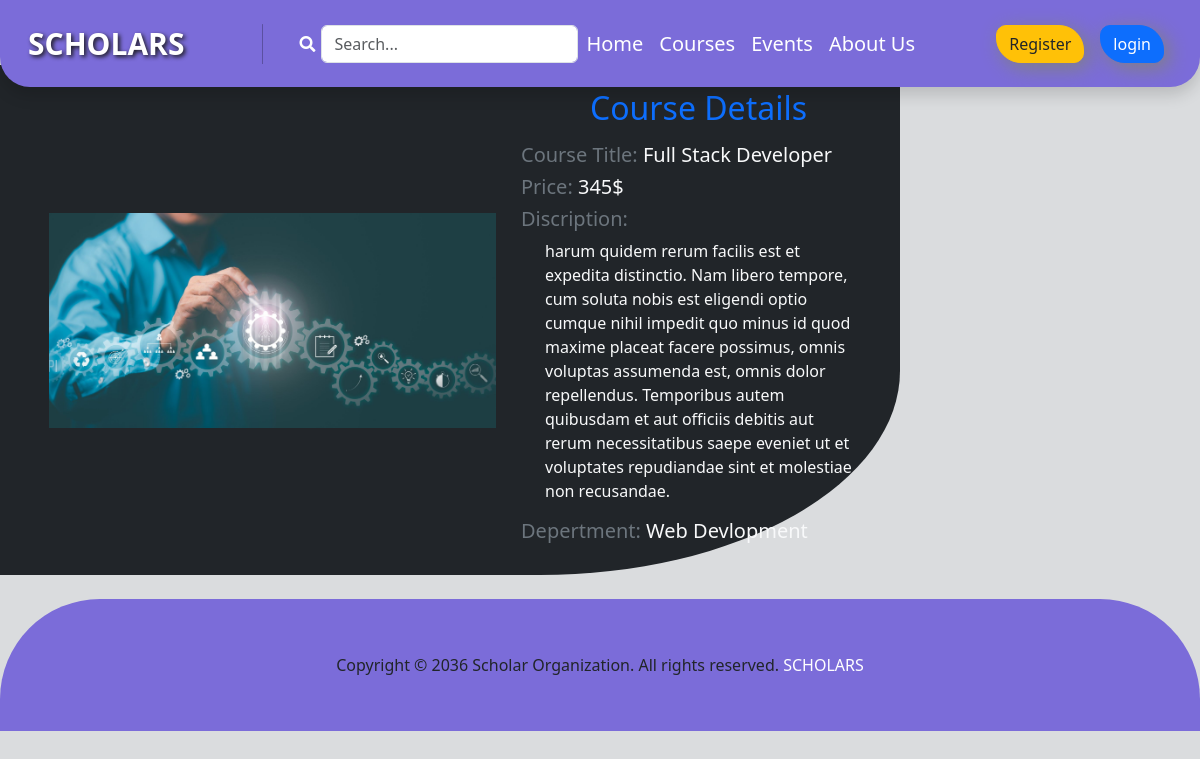
The app's page /course/details/6/, older data.
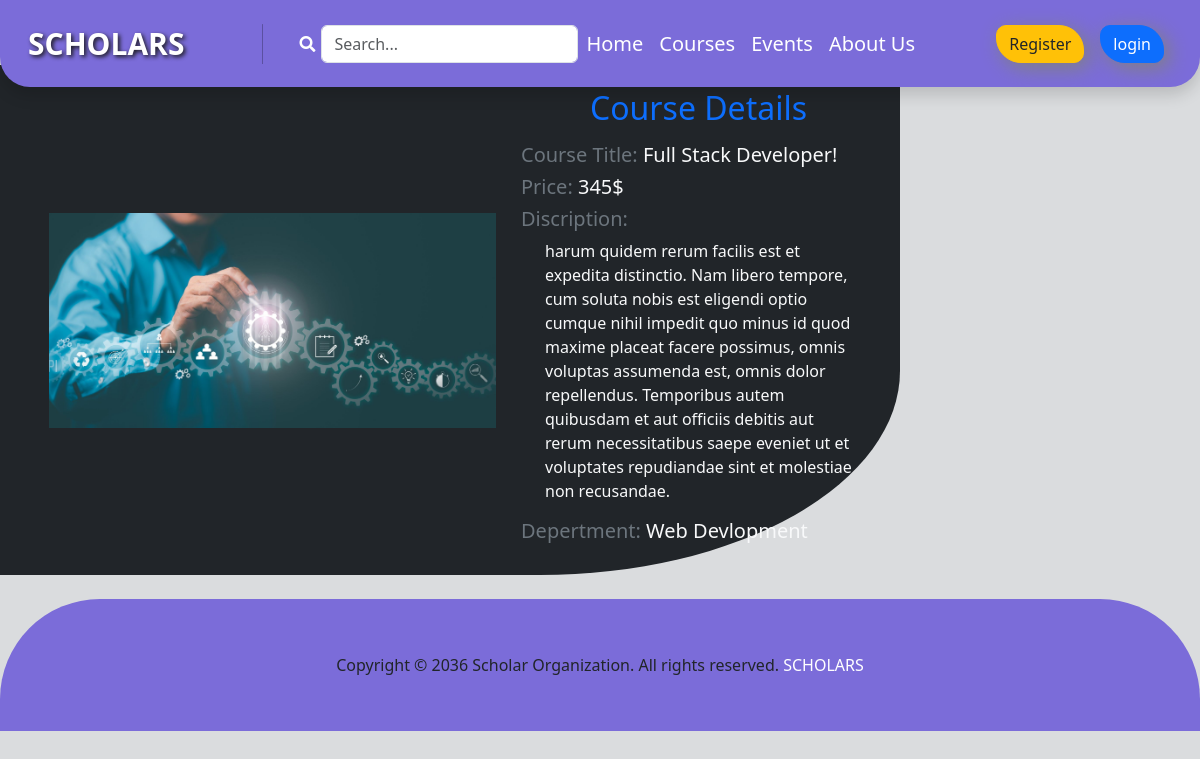
The same page, newer data.
### Course/models.py (models this page shows, shortened)
class AddCourse(models.Model):
    teacher = models.ForeignKey(User, on_delete=models.CASCADE,related_name='teacher' )
    Course_Title  = models.CharField(max_length=100)
    price = models.DecimalField(max_digits=10, decimal_places=0 , null=True)
    Content = models.TextField()
    Type = models.ForeignKey(Type,on_delete=models.CASCADE)
    image = models.ImageField(upload_to='Course/media/uploads/', blank = True, null = True)

class Type(models.Model):
    Name = models.CharField(max_length=100)
    slug = models.SlugField(max_length=100,unique=True, null=True, blank=True)

### Course/views.py (the view, shortened to what this page needs)
# urls.py: path('details/<int:id>/',views.DetailsPost.as_view(),name="details_view"),
class DetailsPost(DetailView):
    model = models.AddCourse
    pk_url_kwarg = 'id'
    template_name = 'CourseDetails.html'
    def get_context_data(self, **kwargs):
        context = super().get_context_data(**kwargs)
        post = self.object
        comments = post.comments.all()
        comment_form = forms.CommentForm()
        context['comments'] = comments
        context['comment_form'] = comment_form
        return context

### Course/forms.py
class CommentForm(forms.ModelForm):
    class Meta:
        model = models.Comment
        fields = ['name', 'email', 'body']

### Course/templates/CourseDetails.html (shortened to what this page needs)
{% extends "base.html" %}
{% load static %}
{% load crispy_forms_tags %}
{% block content %}
<div class='d-md-flex  justify-content-center align-items-center banner_container w-75 bg-dark p-4'>
   <div class='col-md-7 d-md-flex  justify-content-center '>
       <img src="{{object.image.url}}" class="card-img-top" style='width: 90%;' alt="...">
   </div>
    <div class="col-md-5 text-light">
            <h2 class = "text-primary text-center mb-3">Course  Details</h2>
            <h5 class=""><span class="text-secondary">Course Title:</span>  {{object.Course_Title}}</h5>
            <h5 class=""><span class="text-secondary">Price: </span>{{object.price}}$</h5>
            <h5 class='text-secondary'>Discription:</h5>
            <p class='mx-4'>{{object.Content}}</p>
            <h5 class=""><span class="text-secondary">Depertment: </span>{{object.Type.Name}}</h3>
    </div>
</div>
{% endblock content %}

Row changes from the older to the newer data that the page shows:
changed AddCourse "Web Devlopment": Course_Title "Full Stack Developer" → "Full Stack Developer!"
